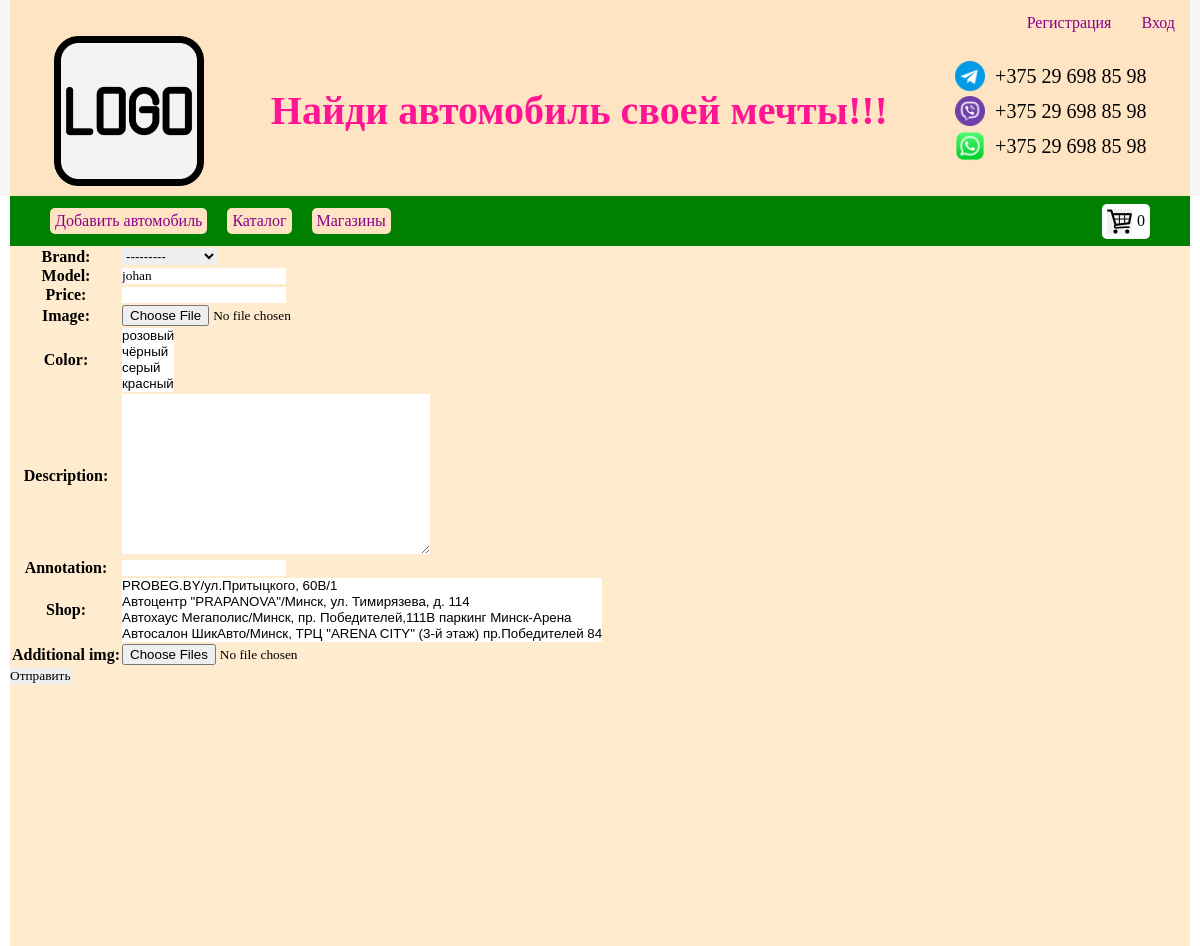
Screenshot of /add_car/ with the database file from the repository.
### main/models.py (models this page shows)
class Color(models.Model):
    color = models.CharField(max_length=50)
    def __str__(self):
        return self.color

class Shop (models.Model):
    shop = models.CharField(max_length=500)
    def __str__(self):
        return self.shop

### main/views.py (the view, shortened to what this page needs)
# urls.py: path('add_car/',add_car,name='add_car'),
def add_car(request):
    form = AddCarForm()
    context = {
        'form': form,
    }
    return render(request, 'add_car.html', context)

### main/forms.py
class AddCarForm(EditCarForm):
    additional_img = MultipleFileField(required=False)

### main/models.py (called while the page is built)
    def __str__(self):
        return self.title

### main/templates/add_car.html (shortened to what this page needs)
{% extends 'main.html' %}
{% load static %}
{% block css %}
<link rel="stylesheet" href="{% static 'css/add_car.css'%}">
{% endblock css%}
{% block main %}
<form action="" method="POST" enctype="multipart/form-data" >
    <table>
        {{ form.as_table }}
    </table>
    <button>Отправить</button>
</form>
{% endblock main %}

### main/static/css/null.css (style rules this page uses)
* { padding: 0; margin: 0; border: 0; }
*, *:before, *:after { -moz-box-sizing: border-box; -webkit-box-sizing: border-box; box-sizing: border-box; }
html, body { color: black; min-height: 100%; background: #ffffff; width: 100%; font-size: 100%; line-height: 1; font-size: 16px; -ms-text-size-adjust: 100%; -moz-text-size-adjust: 100%; -webkit-text-size-adjust: 100%; }
body { overflow-x: hidden; }
input, button, textarea { font-family: inherit; }
button { cursor: pointer; }

### rows the page displays
Color: color "розовый / чёрный / серый / красный"
Shop: shop "PROBEG.BY/ул.Притыцкого, 60В/1 / Автоцентр \"PRAPANOVA\"/Минск, ул. Тимирязева, д. 114 / Автохаус Мегаполис/Минск, пр. Победителей,111В паркинг Минск-Арена / Автосалон ШикАвто/Минск, ТРЦ \"ARENA CITY\" (3-й этаж) пр.Победителей 84"

### other values shown
{{ cart|length }} "0"
